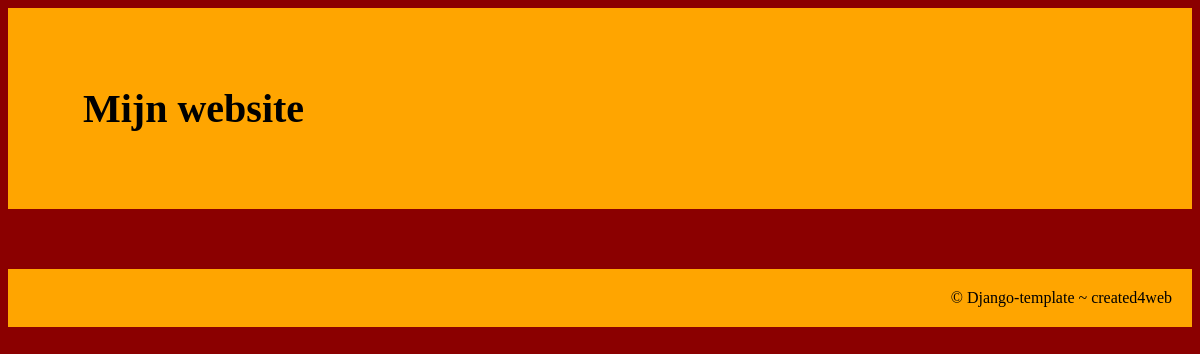
/, run on an earlier commit of the app's database.
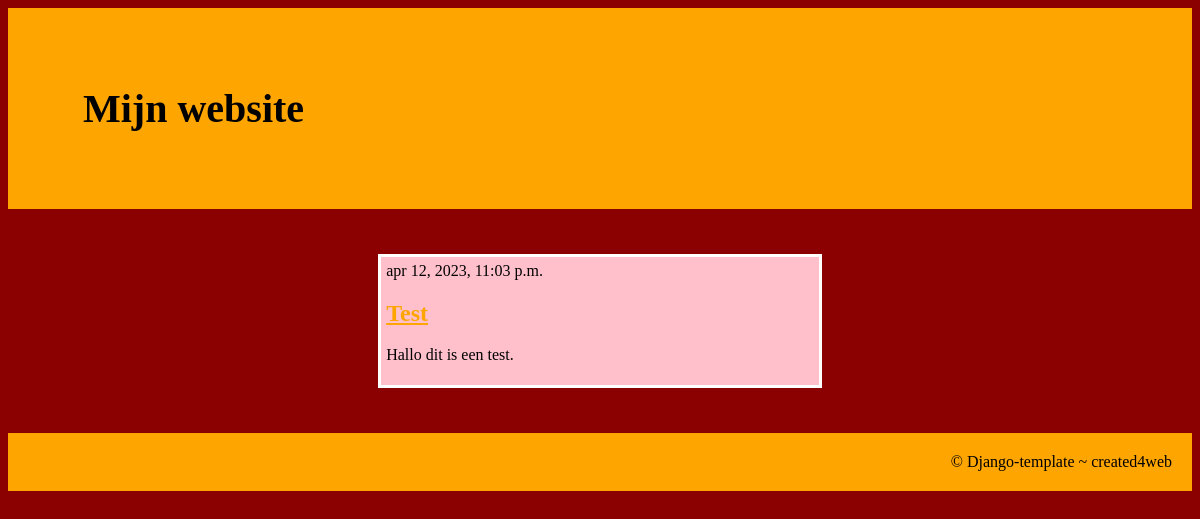
And on a later commit of the database.
### blog/models.py (models this page shows, shortened)
class Post(models.Model):
    author = models.ForeignKey(
        settings.AUTH_USER_MODEL, on_delete=models.CASCADE)
    title = models.CharField(max_length=200)
    text = models.TextField()
    created_date = models.DateTimeField(default=timezone.now)
    published_date = models.DateTimeField(blank=True, null=True)

### blog/views.py (the view)
# urls.py: path('', views.post_list, name='post_list'),
def post_list(request):
    posts = Post.objects.filter(published_date__lte=timezone.now()).order_by('published_date')
    return render(request, 'blog/post_list.html', {'posts': posts})

### blog/templates/blog/post_list.html (shortened to what this page needs)
{% load static %}
<!DOCTYPE html>
<html lang="nl">
    <head>
        <link rel="stylesheet" href="{% static 'css/stijl.css' %}">
    </head>
    <body>
        <div class="header"><h1>Mijn website</h1></div>
        <div class="kolom"></div>
        <div class="kolom">
            {% block content %}
            {% for post in posts %}
                <article class="post">
                    <time class="date">
                    {{ post.published_date }}
                    </time>
                    <h2><a href="">{{ post.title }}</a></h2>
                    <p>{{ post.text|linebreaksbr }}</p>
                </article>
            {% endfor %}
            {% endblock %}
        </div>
        <div class="kolom"></div>
        <div class="footer">&#169; Django-template ~ created4web</div>
        </body>
</html>

What changed in the data, as far as the page shows it:
added Post: published_date "apr 12, 2023, 11:03 p.m.", title "Test", text "Hallo dit is een test."
